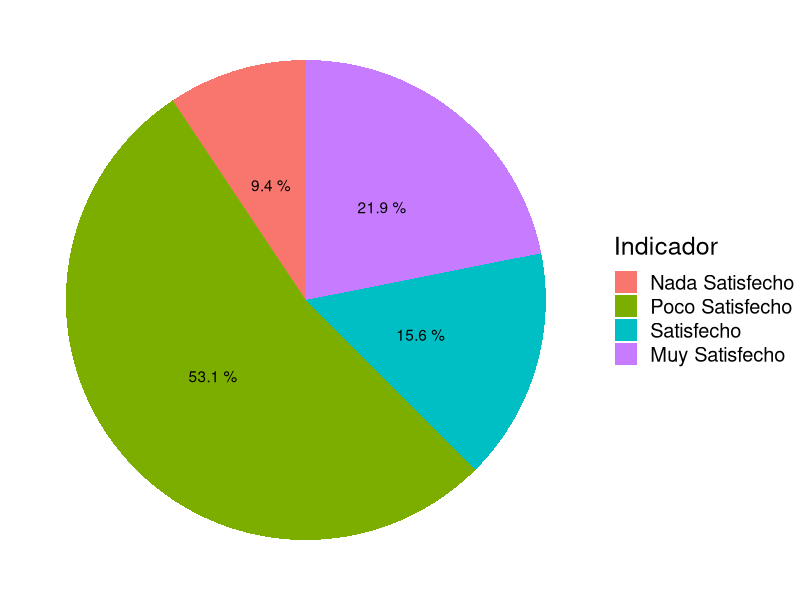
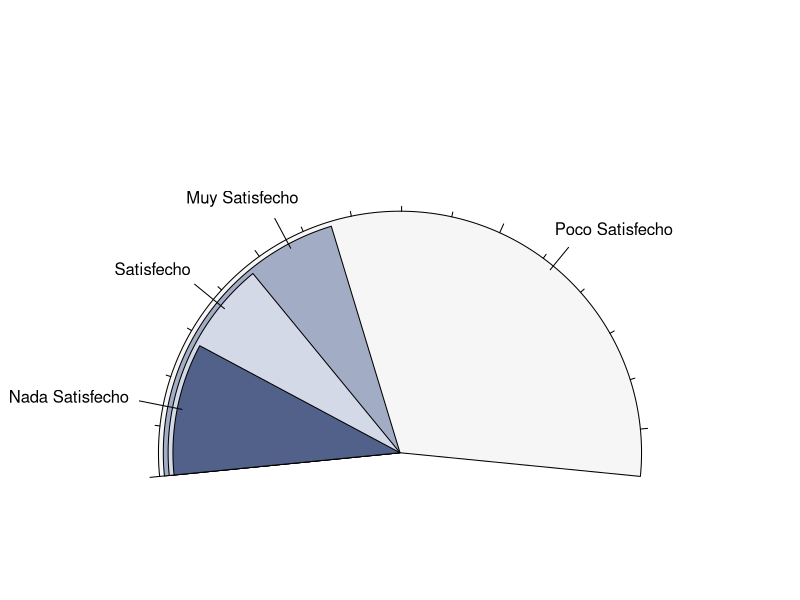

The R source for these figures, in order: (Note: this script raises an error after producing the figures.)
#-------------------------------
#   librerias
#-------------------------------
install.packages("officer")  # Si aún no has instalado
install.packages("magrittr") # Si aún no has instalado
install.packages("ggplot2")  # Si aún no has instalado
install.packages("plotrix")  # Si aún no has instalado
#-------------------
library(officer)
library(magrittr)
library(ggplot2)
library(plotrix)
#-------------------

#-----------------
directorio <- "D:/reporte/word/" # use otro directorio o dejelo asi | directorio <- ""|
#------------------------------- 
sp <- c(1,1,1,4,4,4,4,4,4,4,3,3,3,3,3,2,
        2,2,2,2,2,2,2,2,2,2,2,2,2,2,2,2)
indicador <- factor(x = sp ,levels = c(1:4),
             labels = c("Nada Satisfecho",
                        "Poco Satisfecho",
                        "Satisfecho",
                        "Muy Satisfecho"))
tab <- as.data.frame(table(indicador))
#------------------------------- 
grafico3 <- ggplot(tab,aes(x="",y=tab$Freq,
                    fill=factor(tab$indicador))) +
  geom_bar(width = 1,stat = "identity") +
  coord_polar("y") +
  geom_text(aes(label = 
                paste(round(Freq/sum(Freq)*100,1),"%")),
                       position=position_stack(vjust = 0.5))+
  theme_void(base_size = 18)+labs(fill="Indicador")
#-------------------------------  
fig <- paste(directorio,"figura.wmf",sep = "")
ggsave(plot = grafico3,filename = fig,device = "wmf",
                                   dpi = 72,limitsize = T)
#-------------------------------  
color <- c("#526189","#f6f6f6","#d3d9e7","#a3acc5")
#-----------
fan <- paste(directorio,"figura2.wmf",sep = "")
win.metafile(file = fan,height = 5,width = 10,
                                        pointsize = 14)
fan.plot(x = tab$Freq,labels=as.character(tab$indicador),
         col = color,ticks = 30)
dev.off()
#-------------------------------
parrafo = " Se ha hecho una investigación en una empresa 
          que cuentra con 32 empleados, cuyo objetivo es 
          saber si estan satisfechos en su desempeño laboral 
          dentro de la empresa:"
#-------------------------------
guardar <- paste(directorio,"archivo.docx",sep="")
docu <- read_docx()
docu <- docu %>%
    body_add_par("Reporte ...",style = "heading 1") %>%
    body_add_par("Satisfacción Laboral",
                             style = "heading 2") %>%
    body_add_par(parrafo,style = "Normal") %>%
    body_add_table(tab,style = "Light List Accent 2") %>%
    body_add_gg(docu, value = grafico3, 
                style = "centered",width=5,height=5) %>%
    body_add_par(value = "Grafico Pie", 
                            style = "graphic title") %>%
    body_add_par("",style = "Normal") %>% #-- nueva linea --
    body_add_par(parrafo,style = "Normal") %>%
    body_add_par("Amabilidad en su atención",
                                style = "heading 2") %>%
    body_add_img(src = fan,height = 3,
                            width = 6,pos = "after"  )%>%
    body_add_par(value = "Grafico abanico", 
                             style = "graphic title") %>%
    body_add_par("",style = "Normal") %>% #-- nueva linea --
    body_add_par(parrafo,style = "Normal") %>%
    body_add_par("Representación personal",
                                    style = "heading 2")
print(docu,target = guardar )  
